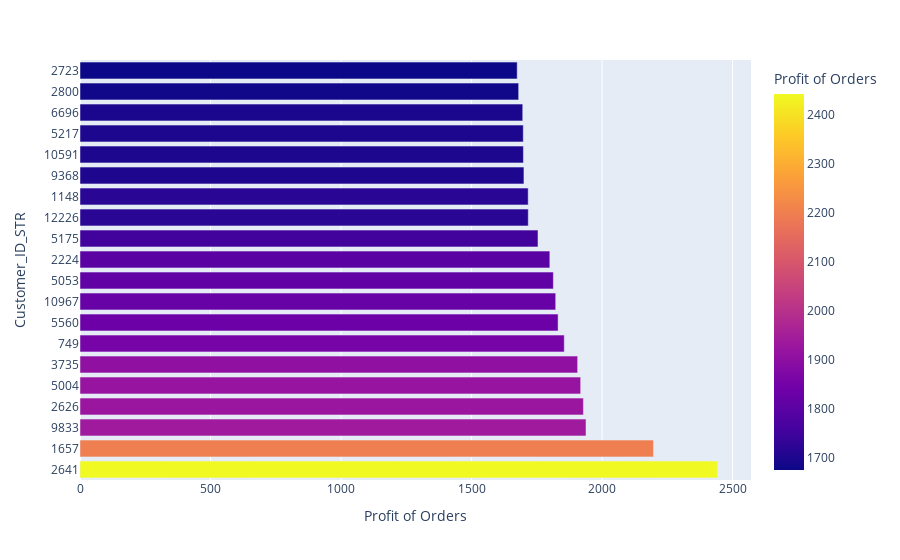

Source (notebook cell):
### Code cell
# Top 20 Customers regarding profit of all orders

df1['Customer_ID_STR']=df1['Customer Id'].astype(str)

data_customers_profit=df1.groupby(['Customer_ID_STR'])['Order Profit Per Order'].sum().reset_index(name='Profit of Orders').sort_values(by= 'Profit of Orders', ascending= False)
px.bar(data_customers_profit.head(20),x='Profit of Orders', y='Customer_ID_STR' , color='Profit of Orders'      )

### Figure 1 — Plotly figure (JSON) as saved in the notebook; plotly's stock layout.template omitted (floating-point values rounded to 4 significant figures)
{"data": [{"alignmentgroup": "True", "hovertemplate": "Profit of Orders=%{marker.color}<br>Customer_ID_STR=%{y}<extra></extra>", "legendgroup": "", "marker": {"color": [2442.0, 2197.0, 1938.0, 1929.0, 1918.0, 1906.0, 1855.0, 1831.0, 1822.0, 1813.0, 1800.0, 1754.0, 1717.0, 1717.0, 1701.0, 1699.0, 1698.0, 1696.0, 1680.0, 1675.0], "coloraxis": "coloraxis", "pattern": {"shape": ""}}, "name": "", "offsetgroup": "", "orientation": "h", "showlegend": false, "textposition": "auto", "type": "bar", "x": [2442.0, 2197.0, 1938.0, 1929.0, 1918.0, 1906.0, 1855.0, 1831.0, 1822.0, 1813.0, 1800.0, 1754.0, 1717.0, 1717.0, 1701.0, 1699.0, 1698.0, 1696.0, 1680.0, 1675.0], "xaxis": "x", "y": ["2641", "1657", "9833", "2626", "5004", "3735", "749", "5560", "10967", "5053", "2224", "5175", "12226", "1148", "9368", "10591", "5217", "6696", "2800", "2723"], "yaxis": "y"}], "layout": {"barmode": "relative", "coloraxis": {"colorbar": {"title": {"text": "Profit of Orders"}}, "colorscale": [[0, "#0d0887"], [0.1111, "#46039f"], [0.2222, "#7201a8"], [0.3333, "#9c179e"], [0.4444, "#bd3786"], [0.5556, "#d8576b"], [0.6667, "#ed7953"], [0.7778, "#fb9f3a"], [0.8889, "#fdca26"], [1, "#f0f921"]]}, "legend": {"tracegroupgap": 0}, "margin": {"t": 60}, "xaxis": {"anchor": "y", "domain": [0, 1], "title": {"text": "Profit of Orders"}}, "yaxis": {"anchor": "x", "domain": [0, 1], "title": {"text": "Customer_ID_STR"}}}}
